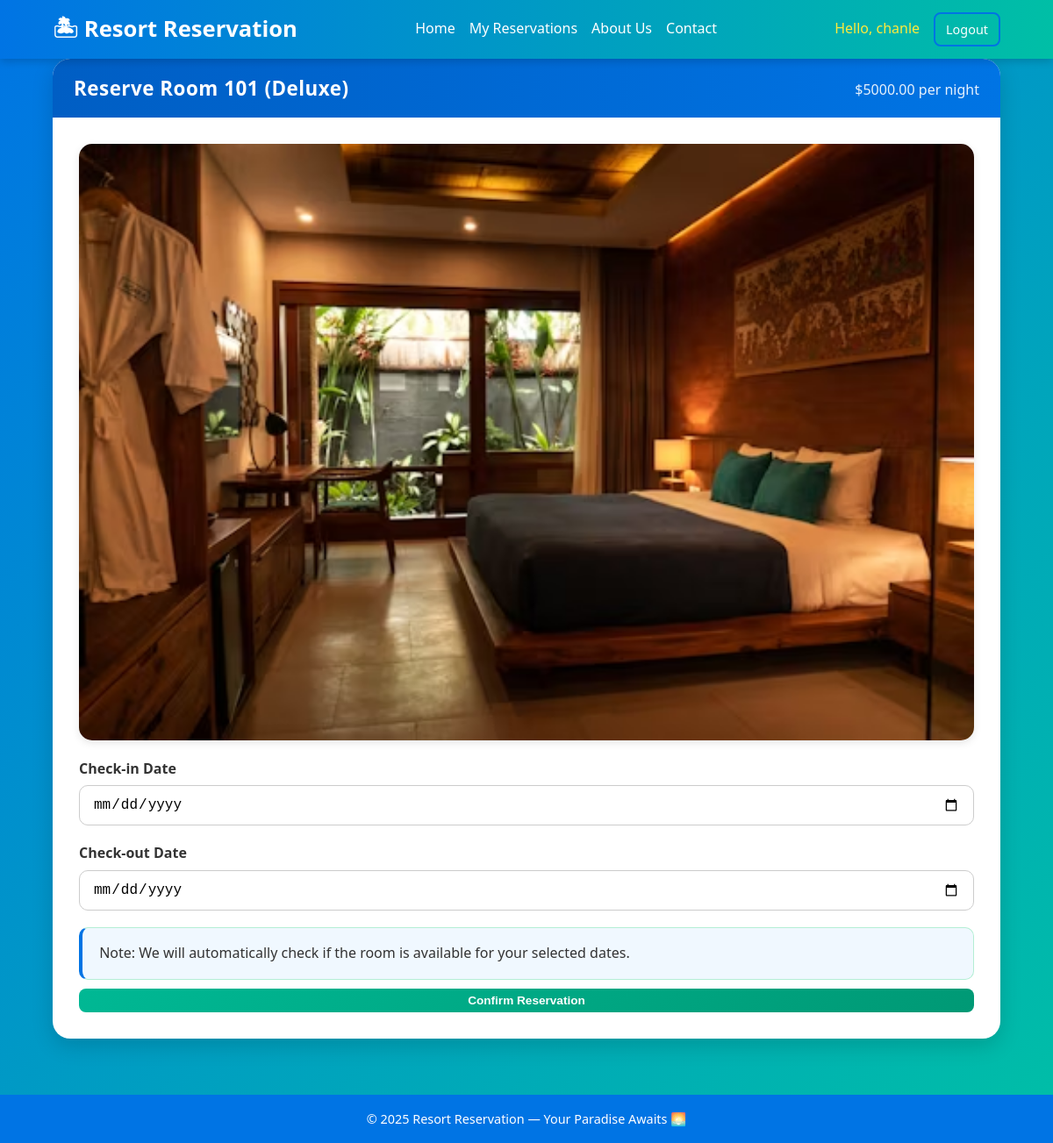
The page /reserve/1 (signed in) on the database its author committed.
### models.py (models this page shows, shortened)
class Guest(UserMixin, db.Model):
    __tablename__ = 'guest'
    id = db.Column(db.Integer, primary_key=True)
    name = db.Column(db.String(100), nullable=False)
    email = db.Column(db.String(100), unique=True, nullable=False)
    password_hash = db.Column(db.String(128), nullable=False)
    reservations = db.relationship('Reservation', backref='guest', lazy='dynamic')

class Room(db.Model):
    __tablename__ = 'room'
    id = db.Column(db.Integer, primary_key=True)
    room_number = db.Column(db.String(10), unique=True, nullable=False)
    room_type = db.Column(db.String(50), nullable=False)  # e.g., 'Standard', 'Deluxe', 'Suite'
    price = db.Column(db.Float, nullable=False)  # Price per night
    status = db.Column(db.String(20), default='Available')  # 'Available', 'Maintenance'
    image_file = db.Column(db.String(120), nullable=True, default=None)
    reservations = db.relationship('Reservation', backref='room', lazy='dynamic')

### app.py (the view, shortened to what this page needs)
    @app.route('/reserve/<int:room_id>', methods=['GET', 'POST'])
    @login_required
    def make_reservation(room_id):
        if is_admin():
            flash("Admins cannot make guest reservations.", 'warning')
            return redirect(url_for('admin_dashboard'))
        room = Room.query.get_or_404(room_id)
        return render_template('reservation.html', room=room)

### templates/reservation.html (shortened to what this page needs)
<link rel="stylesheet" href="https://cdn.jsdelivr.net/npm/flatpickr/dist/flatpickr.min.css">
{% extends "base.html" %}
{% block content %}
<div class="row justify-content-center">
    <div class="col-md-8">
        <div class="card shadow">
            <div class="card-header bg-success text-white">
                <h4 class="mb-0">Reserve Room {{ room.room_number }} ({{ room.room_type }})</h4>
                <p class="mb-0">${{ '%.2f' | format(room.price) }} per night</p>
            </div>
            <div class="card-body">
                <div class="mb-4">
                    {% if room.image_file %}
                    <img src="{{ url_for('static', filename='room_images/' + room.image_file) }}" class="img-fluid rounded" alt="Image of Room {{ room.room_number }}">
                    {% endif %}
                </div>
<link href="https://cdn.jsdelivr.net/npm/fullcalendar@6.1.8/index.global.min.css" rel="stylesheet">
                <form method="POST" action="{{ url_for('make_reservation', room_id=room.id) }}">
                    <div class="form-group">
                        <label for="check_in">Check-in Date</label>
                        <input type="date" class="form-control" id="check_in" name="check_in"
                               min="{{ date.today() | string }}" required>
                    </div>
                    <div class="form-group">
                        <label for="check_out">Check-out Date</label>
                        <input type="date" class="form-control" id="check_out" name="check_out" required>
                    </div>
                    <p class="alert alert-info">Note: We will automatically check if the room is available for your selected dates.</p>
                    <button type="submit" class="btn btn-success btn-lg btn-block">Confirm Reservation</button>
                </form>
            </div>
        </div>
    </div>
</div>
{% endblock %}

### templates/base.html (shortened to what this page needs)
<!DOCTYPE html>
<html lang="en">
<head>
  <link rel="stylesheet" href="{{ url_for('static', filename='css/style.css') }}">
  <link rel="stylesheet" href="{{ url_for('static', filename='room_form.css') }}">
</head>
<body style="padding-top: 0; padding-bottom: 0;">
  <nav class="resort-navbar">
    <div class="container">
      <a href="{{ url_for('index') }}" class="brand">🏝 Resort Reservation </a>
      <ul class="nav-links">
        <li><a href="{{ url_for('index') }}">Home</a></li>
        {% if current_user.is_authenticated and not is_admin() %}
        <li><a href="{{ url_for('my_reservations') }}">My Reservations</a></li>
        <li class="nav-item"><a class="nav-link" href="{{ url_for('about') }}">About Us</a></li>
        <li class="nav-item"><a class="nav-link" href="{{ url_for('contact') }}">Contact</a></li>
        {% endif %}
      </ul>
      <ul class="auth-links">
        {% if current_user.is_authenticated %}
        <li><span class="welcome">Hello, {{ current_user.name if not is_admin() else current_user.username }}</span></li>
        <li><a href="{{ url_for('logout') }}" class="btn-outline">Logout</a></li>
        {% else %}
        <li><a href="{{ url_for('login') }}">Login</a></li>
        <li><a href="{{ url_for('register') }}" class="btn-outline">Register</a></li>
        {% endif %}
      </ul>
    </div>
  </nav>
  <div class="container page-content">
    {% block content %}{% endblock %}
  </div>
  <footer class="footer">
    <div class="container">
      <p>© {{ datetime.now().year }} Resort Reservation  — Your Paradise Awaits 🌅</p>
    </div>
  </footer>
</body>
</html>

### static/css/style.css (style rules this page uses)
* { margin: 0; padding: 0; box-sizing: border-box; }
html { scroll-behavior: smooth; }
body { font-family: 'Segoe UI', sans-serif; background: #f5f7fa; color: #222; line-height: 1.6; }
.container { width: 90%; max-width: 1200px; margin: auto; }
.resort-navbar { background: linear-gradient(90deg, #0074E4, #00bfa6); color: white; padding: 0.8rem 0; position: sticky; top: 0; z-index: 1000; box-shadow: 0 2px 10px rgba(0,0,0,0.2); }
.resort-navbar .container { display: flex; justify-content: space-between; align-items: center; flex-wrap: wrap; }
.brand { font-weight: 700; font-size: 1.6rem; color: white; text-decoration: none; display: flex; align-items: center; gap: 0.5rem; }
.nav-links, .auth-links { list-style: none; display: flex; align-items: center; gap: 1rem; margin: 0; }
.nav-links a, .auth-links a { color: white; text-decoration: none; font-weight: 500; transition: 0.3s; }
.btn-outline { border: 1px solid white; padding: 6px 14px; border-radius: 6px; transition: 0.3s; }
.welcome { font-weight: 500; color: #ffeb3b; }
.btn-outline { display: inline-block; border: 1px solid #0074E4; color: #0074E4; text-decoration: none; padding: 10px 20px; border-radius: 8px; transition: 0.3s; }
.alert { padding: 10px; border-radius: 5px; margin: 10px 0; }
.footer { background: #0074E4; color: white; text-align: center; padding: 1rem; margin-top: 4rem; font-size: 0.9rem; }
.card-header { background: linear-gradient(135deg, #0074E4, #00bfa6); color: #fff; padding: 16px 20px; display: flex; justify-content: space-between; align-items: center; }
.card-body { padding: 20px; }
.btn-primary, .btn-outline, .btn-danger, .btn-outline-danger { padding: 6px 12px; border-radius: 8px; font-size: 0.9rem; font-weight: 600; text-decoration: none; cursor: pointer; transition: all 0.2s ease; }
.btn-outline { color: #0074E4; border: 2px solid #0074E4; background: transparent; }
.card { background: #ffffff; border-radius: 20px; box-shadow: 0 6px 20px rgba(0, 0, 0, 0.1); overflow: hidden; transition: transform 0.2s ease, box-shadow 0.3s ease; }
.card-header { background: linear-gradient(135deg, #00b894, #009975); color: white; padding: 20px; border-bottom: none; }
.card-header h4 { font-size: 1.5rem; font-weight: 600; }
.card-header p { font-size: 1rem; margin-top: 5px; opacity: 0.9; }
.card-body { padding: 30px; }
.card-body img { width: 100%; height: auto; border-radius: 15px; margin-bottom: 20px; object-fit: cover; box-shadow: 0 3px 10px rgba(0, 0, 0, 0.1); }
.form-group { margin-bottom: 20px; }
label { font-weight: 600; display: block; margin-bottom: 6px; color: #1a1a1a; }
input[type="date"], .form-control { width: 100%; padding: 12px 15px; border: 1px solid #ccc; border-radius: 10px; font-size: 1rem; transition: border-color 0.3s ease, box-shadow 0.3s ease; }
.alert-info { background: #e8f9f1; border: 1px solid #b4eed5; border-radius: 10px; color: #006b4f; padding: 12px; font-size: 0.95rem; }
.btn-success { background: linear-gradient(135deg, #00b894, #009975); border: none; padding: 14px; font-size: 1.1rem; border-radius: 12px; font-weight: 600; color: white; cursor: pointer; width: 100%; transition: background 0.3s ease, transform 0.2s ease; }
.btn { cursor: pointer; padding: 6px 12px; font-size: 0.85rem; border-radius: 8px; border: none; transition: all 0.3s ease; }
.alert { padding: 1rem 1.2rem; border-radius: 10px; margin-top: 1rem; font-size: 1rem; background: #f0f8ff; border-left: 4px solid #0074E4; color: #333; }

### static/room_form.css (style rules this page uses)
body { background: linear-gradient(135deg, #0074E4, #00bfa6); font-family: "Segoe UI", Arial, sans-serif; color: #222; min-height: 100vh; margin: 0; padding: 40px 0; }
.card { background: #ffffff; border: none; border-radius: 20px; box-shadow: 0 8px 25px rgba(0, 0, 0, 0.15); overflow: hidden; transition: transform 0.2s ease, box-shadow 0.2s ease; }
.card-header { background: linear-gradient(90deg, #005ec4, #0074E4); padding: 1rem 1.5rem; border-bottom: none; }
.card-header h4 { margin: 0; font-size: 1.4rem; font-weight: 600; letter-spacing: 0.5px; }
.form-group { margin-bottom: 1.2rem; }
.form-group label { font-weight: 600; color: #333; }
.form-control, .form-control-file, select { width: 100%; border: 1.5px solid #ccc; border-radius: 10px; padding: 10px 12px; font-size: 1rem; transition: all 0.2s ease; }

### rows shown on the page
Guest: name "chanle"
Room: room_number "101", room_type "Deluxe", price "5000.00", image_file (picture)
